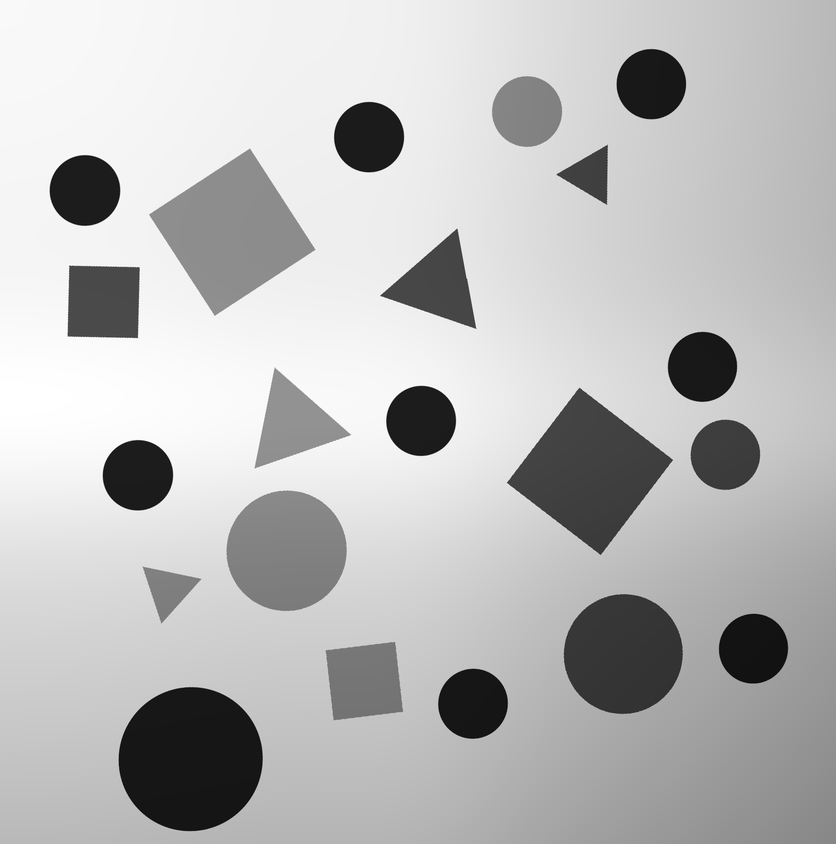
%> input picture Assignment TEAM/test_images/test_01.png, 836 x 844 px, shrunk from 1660 x 1676 before the run
$ octave --eval "result = shapes(imread('test_01.png'));"   (GNU Octave 9; MATLAB toolbox functions it lacks are replaced by stand-ins)
%> lines starting %> are read from the running program, lines starting %| are printed output that depends on the picture; in (x1, y1, x2, y2) boxes, pixels count from 0 and x2, y2 are one past the last pixel; in counts of white or black regions, pixels touching at a corner belong together; the program's own positions count from 1
function [triangles, squares, circles, mask] = shapes(img)
    % Return the centroids of all triangles, squares, and circles.
    %
    % Inputs Variable:
    %        img will be a grayscale image of type uint8.
    %
    % Outputs:
    %   triangles, squares, cirles should be of shape [n, 2]
    %   mask should be the binarized image, but is not evaluated. It can be
    %   helpful for your debugging.

%     imshow(img);
% Don't touch the above

%% Binarizing
imgBin = imbinarize(img,'adaptive','ForegroundPolarity','dark','Sensitivity',0.56);
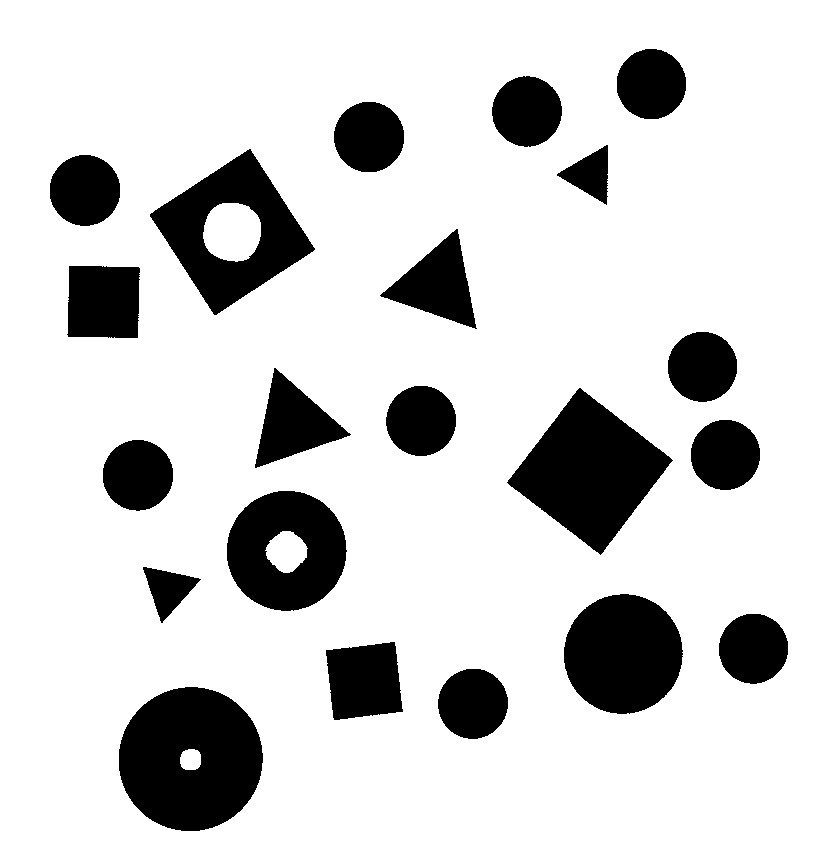
%> imgBin: size 844x836 logical; 82.5% white; 21 black regions, largest, box (x1, y1, x2, y2) and area: (119, 687, 263, 831) 15903, (507, 388, 673, 555) 14135, (150, 149, 315, 315) 11719
imClose = imclose(imgBin,strel('disk',5));
%> imClose: size 844x836 logical; 82.5% white; 21 black regions, largest, box (x1, y1, x2, y2) and area: (119, 687, 263, 831) 15903, (509, 390, 671, 552) 14105, (152, 151, 313, 313) 11686
% imshow(imClose); title('Close');

% ------------------------
% IMPORTANT
% If error persists, use the uninverted image to dilate + erode (applying
% the white object. This will fill the holes.
% https://robotacademy.net.au/masterclass/spatial-operators/?lesson=678
% ------------------------

invert = 1 - imClose;
mask = invert;
% Find the number of connected components in the image.
imgcc = bwconncomp(invert);
%> imgcc = 21 connected components

% Extract centroids
stats = regionprops(imgcc,'Area','Centroid','Circularity');
%> stats = 21 regions; largest, Area, Centroid and Circularity: 15903 [191.2 759.6] 0.975, 14105 [590.5 471.8] 0.809, 11686 [232.9 232.7] 0.66, 11140 [623.7 654.6] 0.999, 10007 [287.1 551.2] 0.889
% Store data
centroids = cat(1,stats.Centroid);
%> centroids = 21 rows, first 12: [85.46 191; 104.1 302.4; 138.4 475.7; 191.2 759.6; 168.9 590.2; 232.9 232.7; 287.1 551.2; 293.9 424.1; 364.8 681.6; 369.6 137.6; 438.4 284.8; 421.6 421.4]
areas = cat(1,stats.Area);
%> areas = 21 values, max 15903 at index 4, min 1517 at index 16, mean 5865.8
circularity = cat(1,stats.Circularity);
%> circularity = 21 values, max 1 at index 14, min 0.66 at index 6, mean 0.897


%% Classify
triangles = [];
squares = [];
circles = [];
last = length(stats);
%> last = 21
for i=1:last
    cir = circularity(i);
    if cir > 0.9
        circles = [circles; centroids(i,1) centroids(i,2)];
    elseif cir > 0.7
        squares = [squares; centroids(i,1) centroids(i,2)];
    else
        triangles = [triangles; centroids(i,1) centroids(i,2)];
    end
end
%> this loop made 21 passes
%> (cir, circles) on passes 1, 3, 4, 10: (0.999, [85.46 191]), (1, [85.46 191; 138.4 475.7]), (0.975, [85.46 191; 138.4 475.7; 191.2 759.6]), (1, [85.46 191; 138.4 475.7; 191.2 759.6; 369.6 137.6])
%> (cir, squares) on passes 2, 5, 7, 9: (0.846, [104.1 302.4]), (0.739, [104.1 302.4; 168.9 590.2]), (0.889, [104.1 302.4; 168.9 590.2; 287.1 551.2]), (0.827, [104.1 302.4; 168.9 590.2; 287.1 551.2; 364.8 681.6])
%> after the loop, circles = [85.46 191; 138.4 475.7; 191.2 759.6; 369.6 137.6; 421.6 421.4; 473.5 704.3; 527.5 112; 623.7 654.6; 651.9 84.63; 703 367.3; 725.9 455.4; 754 649.2]
%> `result = shapes(imread('test_01.png'));`: result = [232.9 232.7; 293.9 424.1; 438.4 284.8]

end

$ run again, on Assignment TEAM/test_images/test_02.png
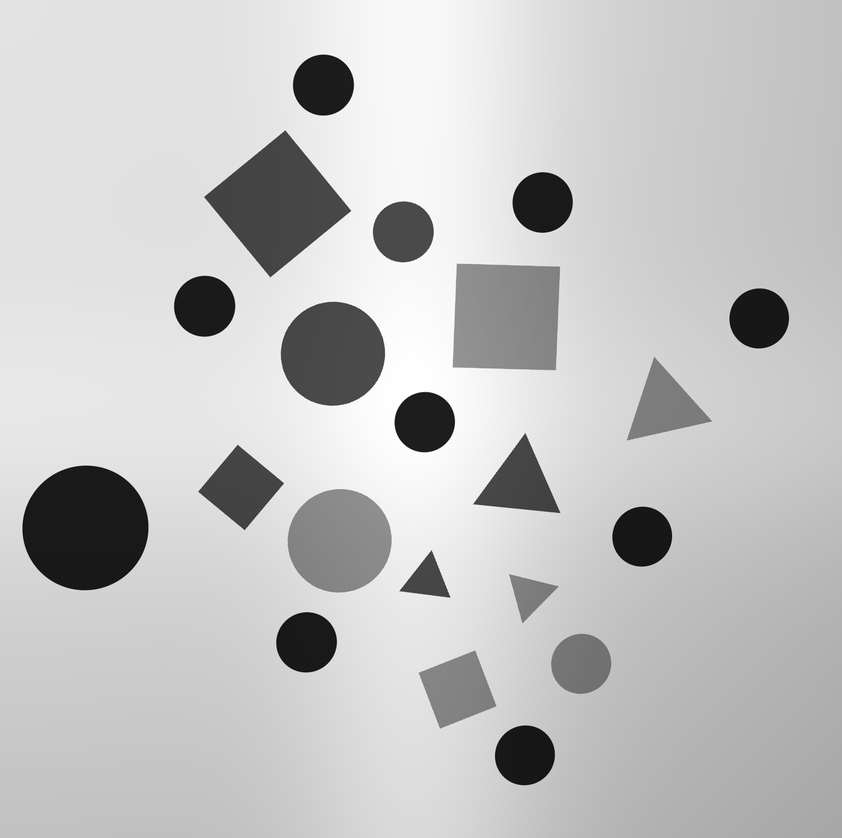
%> input picture Assignment TEAM/test_images/test_02.png, 842 x 838 px, shrunk from 1937 x 1927 before the run
%> in shapes, `imgBin = imbinarize(img,'adaptive','ForegroundPolarity','dark','Sensit..`:
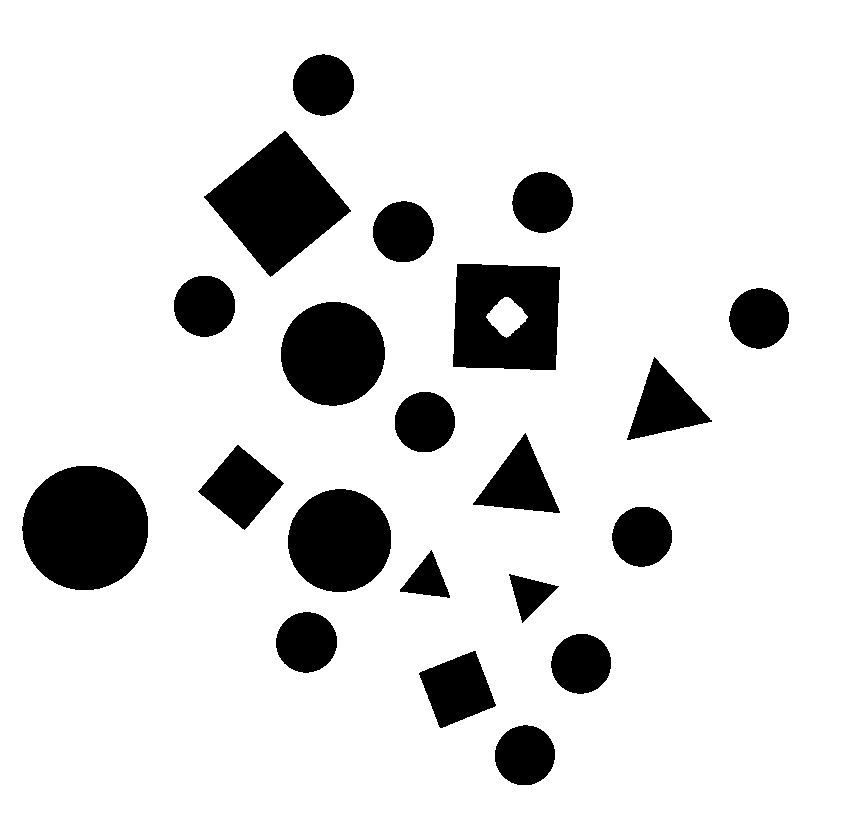
%> imgBin: size 838x842 logical; 86.6% white; 21 black regions, largest, box (x1, y1, x2, y2) and area: (22, 466, 148, 590) 12334, (204, 131, 351, 277) 10910, (453, 264, 560, 370) 9638
%> imClose: size 838x842 logical; 86.6% white; 21 black regions, largest, box (x1, y1, x2, y2) and area: (22, 466, 148, 590) 12334, (206, 133, 349, 275) 10887, (453, 264, 560, 370) 9617
%> imgcc = 21 connected components
%> stats = 21 regions; largest, Area, Centroid and Circularity: 12334 [86 528.4] 1, 10887 [278.2 204.4] 0.813, 9617 [506.9 317.5] 0.751, 8483 [333.4 354.3] 0.997, 8361 [340.2 541.2] 0.999
%> centroids = 21 rows, first 12: [85.95 528.4; 205.1 306.7; 241.6 488; 278.2 204.4; 307.1 642.9; 333.4 354.3; 340.2 541.2; 324 85.62; 403.9 232.3; 425.4 422.6; 427.8 580.3; 458 689.9]
%> areas = 21 values, max 12334 at index 1, min 1098 at index 16, mean 4500.9
%> circularity = 21 values, max 1 at index 10, min 0.698 at index 20, mean 0.911
%> last = 21
%> the loop in shapes, `for i=1:last` made 21 passes
%> (cir, circles) on passes 1, 2, 5, 6: (1, [85.95 528.4]), (0.999, [85.95 528.4; 205.1 306.7]), (0.995, [85.95 528.4; 205.1 306.7; 307.1 642.9]), (0.997, [85.95 528.4; 205.1 306.7; 307.1 642.9; 333.4 354.3])
%> after the loop in shapes, `for i=1:last`: circles = 13 rows, first 12: [85.95 528.4; 205.1 306.7; 307.1 642.9; 333.4 354.3; 340.2 541.2; 324 85.62; 403.9 232.3; 425.4 422.6; 525.5 755.9; 543.2 202.9; 581.7 664.3; 642.7 537.2]; squares = [241.6 488; 278.2 204.4; 427.8 580.3; 458 689.9; 506.9 317.5; 520.1 484; 530.5 595]
%> result = [665 406.7]

$ run again, on Assignment TEAM/test_images/test_03.png
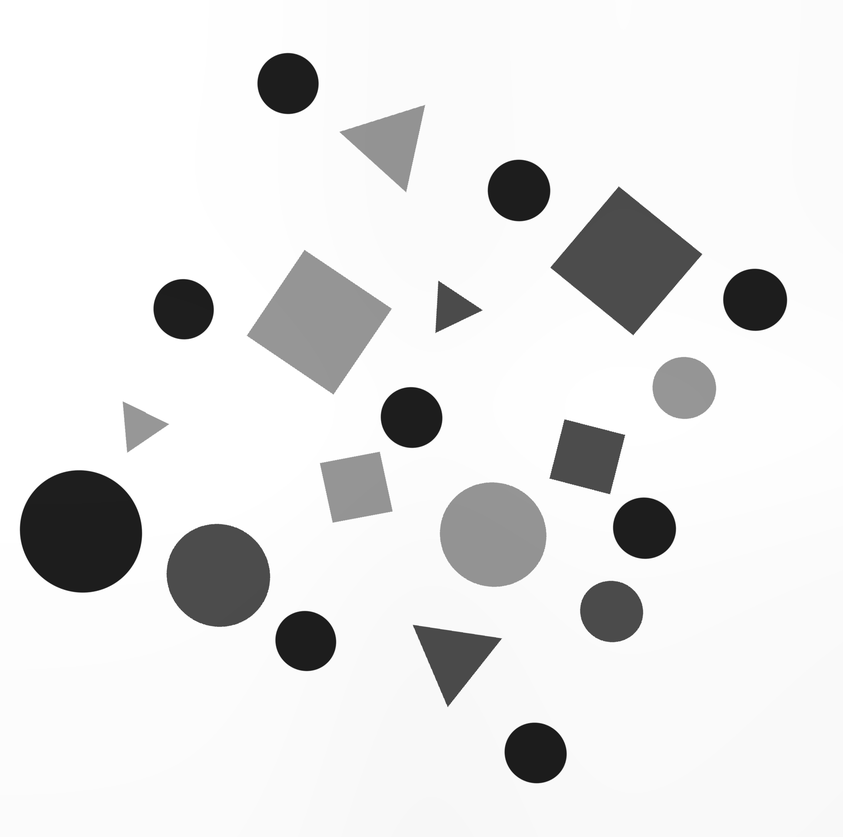
%> input picture Assignment TEAM/test_images/test_03.png, 843 x 837 px, shrunk from 1939 x 1925 before the run
%> in shapes, `imgBin = imbinarize(img,'adaptive','ForegroundPolarity','dark','Sensit..`:
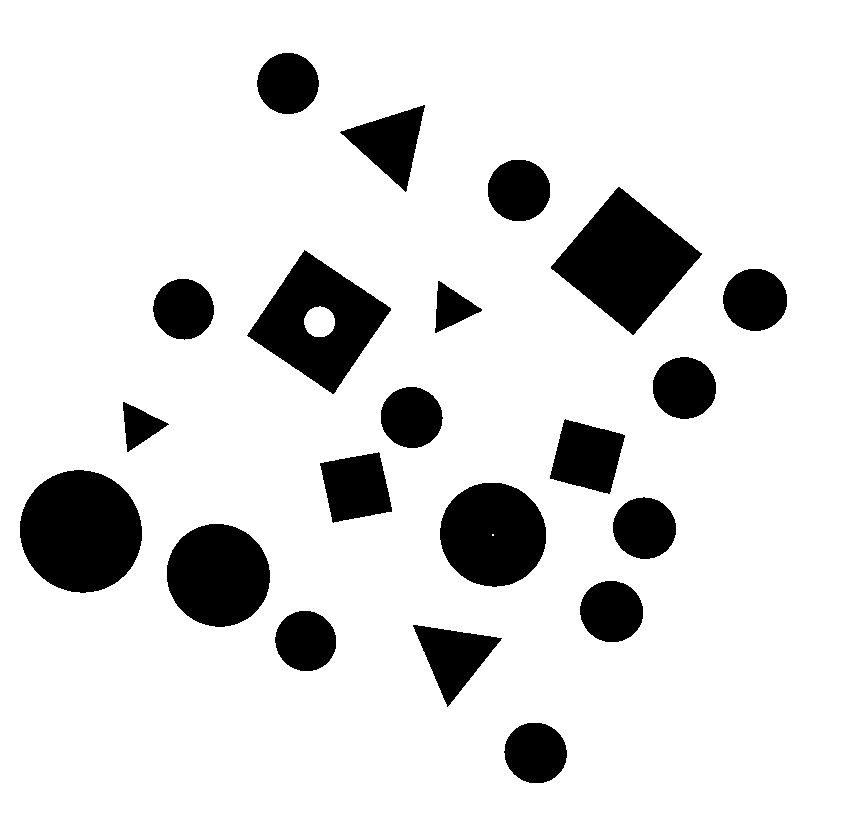
%> imgBin: size 837x843 logical; 86.3% white; 21 black regions, largest, box (x1, y1, x2, y2) and area: (20, 470, 142, 593) 11722, (551, 187, 702, 335) 11388, (247, 250, 391, 394) 10057
%> imClose: size 837x843 logical; 86.3% white; 21 black regions, largest, box (x1, y1, x2, y2) and area: (20, 470, 142, 593) 11722, (553, 189, 700, 333) 11362, (249, 253, 389, 392) 10027
%> imgcc = 21 connected components
%> stats = 21 regions; largest, Area, Centroid and Circularity: 11722 [81.5 531.9] 0.997, 11362 [626.7 261.3] 0.813, 10027 [319.6 322.7] 0.76, 8655 [493.6 535.1] 0.997, 8327 [218.9 575.9] 0.999
%> centroids = 21 rows, first 12: [81.45 531.9; 140.3 426.5; 184.1 309.7; 218.9 575.9; 319.6 322.7; 288.5 84.02; 306.3 641.6; 356.6 487.9; 390.7 143.6; 412.1 418; 454.7 657.2; 452.6 308.4]
%> areas = 21 values, max 11722 at index 1, min 1086 at index 2, mean 4599.9
%> circularity = 21 values, max 1.01 at index 14, min 0.692 at index 9, mean 0.912
%> last = 21
%> the loop in shapes, `for i=1:last` made 21 passes
%> (cir, circles) on passes 1, 3, 4, 6: (0.997, [81.45 531.9]), (0.999, [81.45 531.9; 184.1 309.7]), (0.999, [81.45 531.9; 184.1 309.7; 218.9 575.9]), (0.999, [81.45 531.9; 184.1 309.7; 218.9 575.9; 288.5 84.02])
%> after the loop in shapes, `for i=1:last`: circles = 13 rows, first 12: [81.45 531.9; 184.1 309.7; 218.9 575.9; 288.5 84.02; 306.3 641.6; 412.1 418; 493.6 535.1; 519.5 191; 536.2 753.4; 612.1 612; 645 528.8; 684.9 388.5]
%> result = [390.7 143.6; 454.7 657.2]

$ run again, on Assignment TEAM/test_images/test_04.png
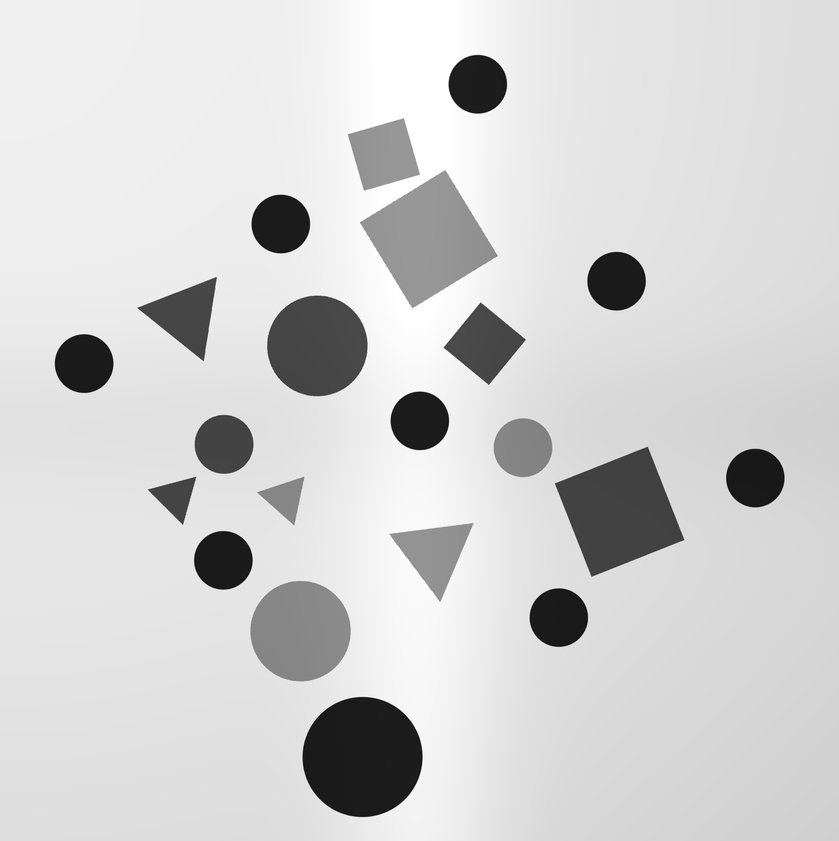
%> input picture Assignment TEAM/test_images/test_04.png, 839 x 841 px, shrunk from 2010 x 2013 before the run
%> in shapes, `imgBin = imbinarize(img,'adaptive','ForegroundPolarity','dark','Sensit..`:
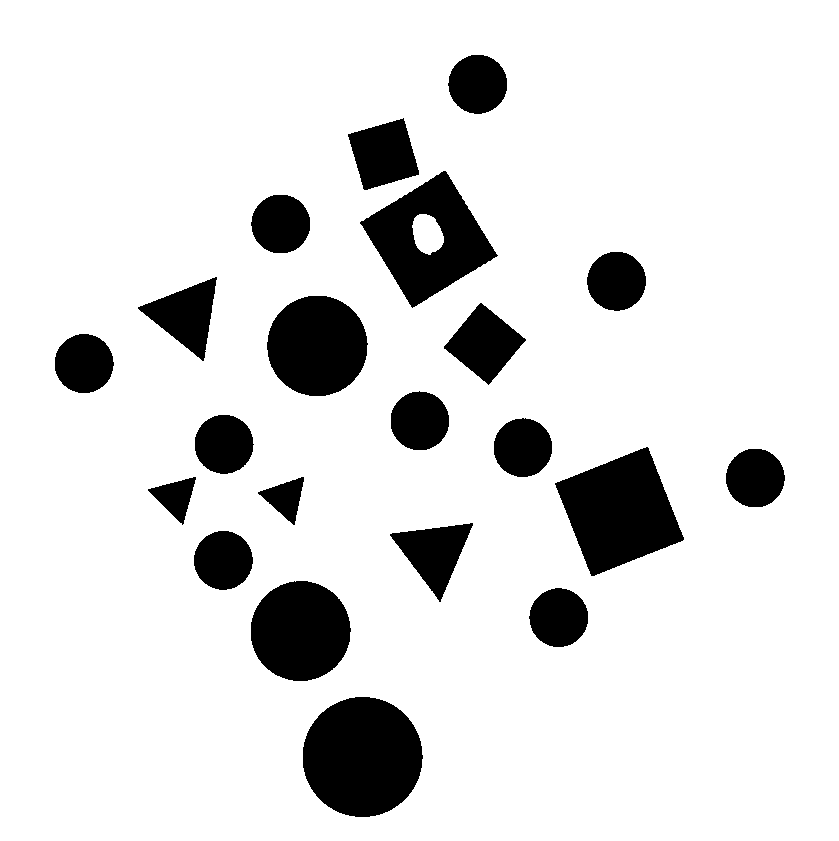
%> imgBin: size 841x839 logical; 87.4% white; 21 black regions, largest, box (x1, y1, x2, y2) and area: (303, 697, 423, 817) 11315, (555, 447, 684, 576) 10006, (360, 171, 498, 308) 9053
%> imClose: size 841x839 logical; 87.5% white; 21 black regions, largest, box (x1, y1, x2, y2) and area: (303, 697, 422, 817) 11311, (557, 449, 683, 575) 9977, (363, 172, 495, 306) 9021
%> imgcc = 21 connected components
%> stats = 21 regions; largest, Area, Centroid and Circularity: 11311 [363.1 757.5] 1, 9977 [620.2 512.2] 0.82, 9021 [429.5 240.3] 0.736, 7922 [317.9 346.4] 0.999, 7837 [301.1 631.6] 0.999
%> centroids = 21 rows, first 12: [84.59 364.1; 186.4 315.9; 176 497.8; 223.9 560.9; 224.5 444.8; 301.1 631.6; 281.4 224.5; 286 498.7; 317.9 346.4; 363.1 757.5; 384.3 154.8; 429.5 240.3]
%> areas = 21 values, max 11311 at index 10, min 1040 at index 8, mean 4203.8
%> circularity = 21 values, max 1 at index 7, min 0.703 at index 2, mean 0.912
%> last = 21
%> the loop in shapes, `for i=1:last` made 21 passes
%> (cir, circles) on passes 1, 4, 5, 6: (1, [84.59 364.1]), (0.998, [84.59 364.1; 223.9 560.9]), (1, [84.59 364.1; 223.9 560.9; 224.5 444.8]), (0.999, [84.59 364.1; 223.9 560.9; 224.5 444.8; 301.1 631.6])
%> after the loop in shapes, `for i=1:last`: circles = 13 rows, first 12: [84.59 364.1; 223.9 560.9; 224.5 444.8; 301.1 631.6; 281.4 224.5; 317.9 346.4; 363.1 757.5; 420.4 421.4; 478.4 84.77; 523.4 448.3; 559.4 618.2; 617.1 281.8]; squares = [186.4 315.9; 176 497.8; 286 498.7; 384.3 154.8; 429.5 240.3; 434.7 553.4; 485.3 344.1; 620.2 512.2]
%> result = []
